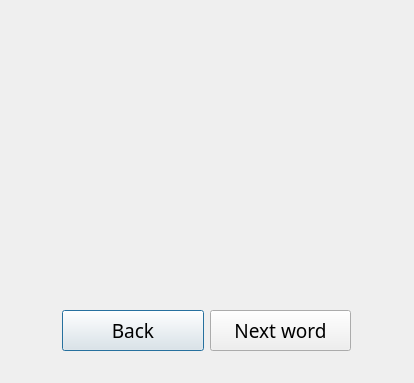
<?xml version="1.0" encoding="UTF-8"?>
<ui version="4.0">
 <class>GameWindow</class>
 <widget class="QDialog" name="GameWindow">
  <property name="geometry">
   <rect>
    <x>0</x>
    <y>0</y>
    <width>414</width>
    <height>383</height>
   </rect>
  </property>
  <property name="windowTitle">
   <string>Crocodile!</string>
  </property>
  <widget class="QLabel" name="RandomPicture">
   <property name="geometry">
    <rect>
     <x>78</x>
     <y>29</y>
     <width>251</width>
     <height>101</height>
    </rect>
   </property>
   <property name="text">
    <string/>
   </property>
  </widget>
  <widget class="QLabel" name="RandomWord">
   <property name="geometry">
    <rect>
     <x>78</x>
     <y>249</y>
     <width>271</width>
     <height>41</height>
    </rect>
   </property>
   <property name="font">
    <font>
     <family>Montserrat Medium</family>
     <pointsize>20</pointsize>
    </font>
   </property>
   <property name="text">
    <string/>
   </property>
  </widget>
  <widget class="QPushButton" name="Back">
   <property name="geometry">
    <rect>
     <x>62</x>
     <y>310</y>
     <width>142</width>
     <height>41</height>
    </rect>
   </property>
   <property name="font">
    <font>
     <family>Montserrat Medium</family>
     <pointsize>14</pointsize>
    </font>
   </property>
   <property name="text">
    <string>Back</string>
   </property>
  </widget>
  <widget class="QPushButton" name="NextWord">
   <property name="geometry">
    <rect>
     <x>210</x>
     <y>310</y>
     <width>141</width>
     <height>41</height>
    </rect>
   </property>
   <property name="font">
    <font>
     <family>Montserrat Medium</family>
     <pointsize>14</pointsize>
    </font>
   </property>
   <property name="text">
    <string>Next word</string>
   </property>
  </widget>
 </widget>
 <resources/>
 <connections/>
</ui>
